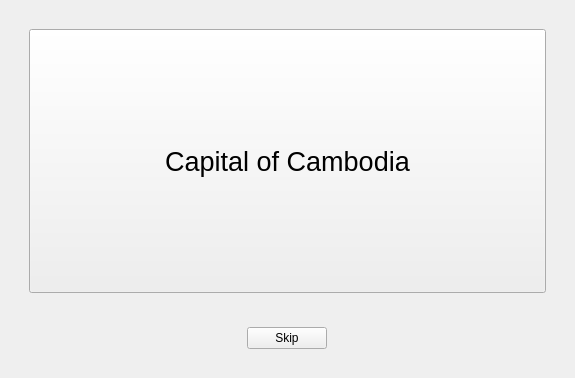
<?xml version="1.0" encoding="UTF-8"?>
<ui version="4.0">
 <class>FlashcardClass</class>
 <widget class="QWidget" name="FlashcardClass">
  <property name="geometry">
   <rect>
    <x>0</x>
    <y>0</y>
    <width>575</width>
    <height>378</height>
   </rect>
  </property>
  <property name="sizePolicy">
   <sizepolicy hsizetype="Expanding" vsizetype="Expanding">
    <horstretch>1</horstretch>
    <verstretch>1</verstretch>
   </sizepolicy>
  </property>
  <property name="windowTitle">
   <string>Flashcard</string>
  </property>
  <layout class="QGridLayout" name="gridLayout">
   <property name="verticalSpacing">
    <number>12</number>
   </property>
   <property name="margin">
    <number>18</number>
   </property>
   <item row="1" column="0">
    <widget class="QStackedWidget" name="buttonStack">
     <property name="sizePolicy">
      <sizepolicy hsizetype="Preferred" vsizetype="Fixed">
       <horstretch>0</horstretch>
       <verstretch>0</verstretch>
      </sizepolicy>
     </property>
     <property name="currentIndex">
      <number>0</number>
     </property>
     <widget class="QWidget" name="page1">
      <layout class="QGridLayout" name="gridLayout_3">
       <item row="0" column="0">
        <widget class="QPushButton" name="skipButton">
         <property name="sizePolicy">
          <sizepolicy hsizetype="Fixed" vsizetype="Maximum">
           <horstretch>0</horstretch>
           <verstretch>0</verstretch>
          </sizepolicy>
         </property>
         <property name="text">
          <string>Skip</string>
         </property>
        </widget>
       </item>
      </layout>
     </widget>
     <widget class="QWidget" name="page2">
      <layout class="QGridLayout" name="gridLayout_2">
       <item row="0" column="1">
        <widget class="QPushButton" name="wrongButton">
         <property name="sizePolicy">
          <sizepolicy hsizetype="Expanding" vsizetype="Fixed">
           <horstretch>0</horstretch>
           <verstretch>0</verstretch>
          </sizepolicy>
         </property>
         <property name="text">
          <string>Wrong</string>
         </property>
         <property name="icon">
          <iconset>
           <normalon>:/trolltech/styles/commonstyle/images/standardbutton-no-16.png</normalon>
          </iconset>
         </property>
        </widget>
       </item>
       <item row="0" column="2">
        <spacer name="horizontalSpacer">
         <property name="orientation">
          <enum>Qt::Horizontal</enum>
         </property>
         <property name="sizeHint" stdset="0">
          <size>
           <width>40</width>
           <height>20</height>
          </size>
         </property>
        </spacer>
       </item>
       <item row="0" column="3">
        <widget class="QPushButton" name="correctButton">
         <property name="sizePolicy">
          <sizepolicy hsizetype="Expanding" vsizetype="Fixed">
           <horstretch>0</horstretch>
           <verstretch>0</verstretch>
          </sizepolicy>
         </property>
         <property name="text">
          <string>Correct</string>
         </property>
         <property name="icon">
          <iconset>
           <normalon>:/trolltech/styles/commonstyle/images/standardbutton-yes-16.png</normalon>
          </iconset>
         </property>
        </widget>
       </item>
      </layout>
     </widget>
    </widget>
   </item>
   <item row="0" column="0">
    <widget class="QStackedWidget" name="cardStack">
     <property name="currentIndex">
      <number>0</number>
     </property>
     <widget class="QWidget" name="page_3">
      <layout class="QHBoxLayout" name="horizontalLayout">
       <item>
        <widget class="QPushButton" name="frontSideButton">
         <property name="sizePolicy">
          <sizepolicy hsizetype="Expanding" vsizetype="Expanding">
           <horstretch>0</horstretch>
           <verstretch>0</verstretch>
          </sizepolicy>
         </property>
         <property name="font">
          <font>
           <pointsize>20</pointsize>
           <weight>50</weight>
           <italic>false</italic>
           <bold>false</bold>
          </font>
         </property>
         <property name="text">
          <string>Capital of Cambodia</string>
         </property>
        </widget>
       </item>
      </layout>
     </widget>
     <widget class="QWidget" name="page_4">
      <layout class="QHBoxLayout" name="horizontalLayout_2">
       <item>
        <widget class="QPushButton" name="backSideButton">
         <property name="sizePolicy">
          <sizepolicy hsizetype="Expanding" vsizetype="Expanding">
           <horstretch>0</horstretch>
           <verstretch>0</verstretch>
          </sizepolicy>
         </property>
         <property name="font">
          <font>
           <pointsize>20</pointsize>
           <weight>75</weight>
           <italic>false</italic>
           <bold>true</bold>
          </font>
         </property>
         <property name="text">
          <string>Phnom Penh</string>
         </property>
        </widget>
       </item>
      </layout>
     </widget>
    </widget>
   </item>
  </layout>
 </widget>
 <layoutdefault spacing="6" margin="11"/>
 <resources/>
 <connections/>
</ui>
